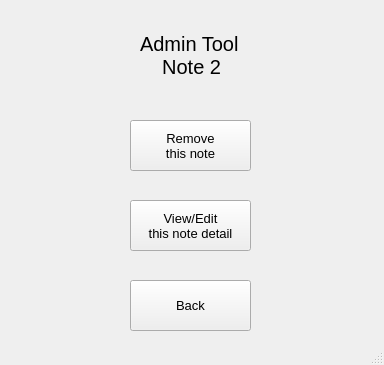
<?xml version="1.0" encoding="UTF-8"?>
<ui version="4.0">
 <class>MainWindow</class>
 <widget class="QMainWindow" name="MainWindow">
  <property name="geometry">
   <rect>
    <x>0</x>
    <y>0</y>
    <width>384</width>
    <height>365</height>
   </rect>
  </property>
  <property name="windowTitle">
   <string>Administrator Tools</string>
  </property>
  <widget class="QWidget" name="centralwidget">
   <widget class="QPushButton" name="bt_remove">
    <property name="geometry">
     <rect>
      <x>130</x>
      <y>120</y>
      <width>121</width>
      <height>51</height>
     </rect>
    </property>
    <property name="font">
     <font>
      <pointsize>10</pointsize>
     </font>
    </property>
    <property name="styleSheet">
     <string notr="true">color: rgb(0, 0, 0);</string>
    </property>
    <property name="text">
     <string>Remove
this note</string>
    </property>
   </widget>
   <widget class="QPushButton" name="bt_detail">
    <property name="geometry">
     <rect>
      <x>130</x>
      <y>200</y>
      <width>121</width>
      <height>51</height>
     </rect>
    </property>
    <property name="font">
     <font>
      <pointsize>10</pointsize>
     </font>
    </property>
    <property name="styleSheet">
     <string notr="true">color: rgb(0, 0, 0);</string>
    </property>
    <property name="text">
     <string>View/Edit
this note detail</string>
    </property>
   </widget>
   <widget class="QPushButton" name="bt_back">
    <property name="geometry">
     <rect>
      <x>130</x>
      <y>280</y>
      <width>121</width>
      <height>51</height>
     </rect>
    </property>
    <property name="font">
     <font>
      <pointsize>10</pointsize>
     </font>
    </property>
    <property name="styleSheet">
     <string notr="true">color: rgb(0, 0, 0);</string>
    </property>
    <property name="text">
     <string>Back</string>
    </property>
   </widget>
   <widget class="QLabel" name="label">
    <property name="geometry">
     <rect>
      <x>140</x>
      <y>30</y>
      <width>111</width>
      <height>51</height>
     </rect>
    </property>
    <property name="font">
     <font>
      <pointsize>15</pointsize>
     </font>
    </property>
    <property name="styleSheet">
     <string notr="true">color: rgb(0, 0, 0);</string>
    </property>
    <property name="text">
     <string>Admin Tool
    Note 2</string>
    </property>
   </widget>
  </widget>
  <widget class="QStatusBar" name="statusbar"/>
 </widget>
 <resources/>
 <connections/>
</ui>
